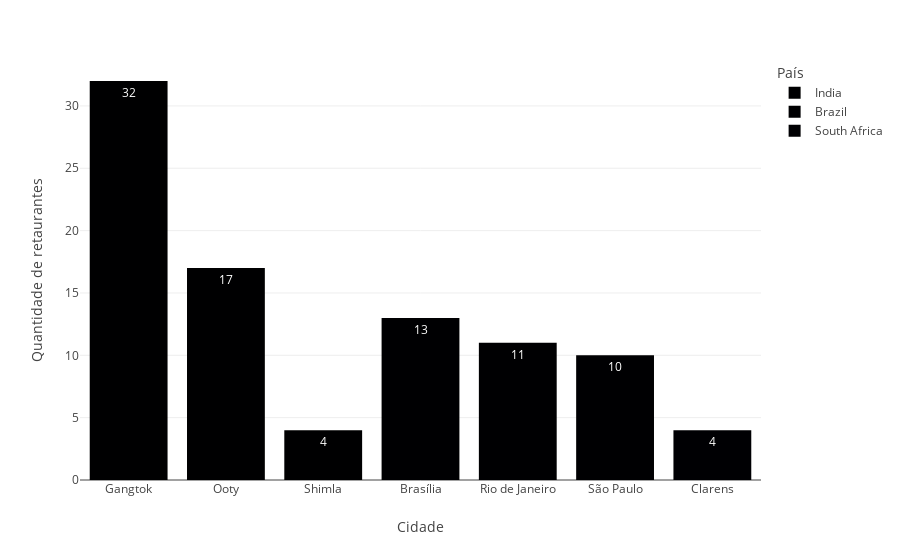

This figure's notebook cell:
### Code cell
# Top 7 cidades com mais restaurantes com média de avaliação abaixo de 2.5

#colunas e filtros
colunas = ['Restaurant ID', 'City', 'Country Code']
filtro = (df1['Aggregate rating'] < 2.5) & (df1['Votes'] > 0)
#agrupando
df_aux = df1.loc[filtro, colunas].groupby(['Country Code', 'City']).nunique().reset_index()
#aplicando funções
df_aux['País'] = df_aux['Country Code'].apply(country_name)
#ordenando
df_aux = df_aux.sort_values('Restaurant ID', ascending = False).reset_index(drop=True)
#criando um top
df_aux = df_aux.loc[df_aux.index < 7, :].reset_index(drop=True)
#excluíndo colunas desnecessárias
df_aux = df_aux.drop(['Country Code'], axis = 1)

#renomeando
df_aux = df_aux.rename( columns = { 'City' : 'Cidade', 'Restaurant ID' : 'Quantidade de retaurantes'})
#plotando
px.bar(df_aux, x='Cidade', y='Quantidade de retaurantes', color='País', text='Quantidade de retaurantes')

### Figure 1 — Plotly figure (JSON) as saved in the notebook; plotly's stock layout.template omitted (floating-point values rounded to 4 significant figures)
{"data": [{"alignmentgroup": "True", "hovertemplate": "País=India<br>Cidade=%{x}<br>Quantidade de retaurantes=%{text}<extra></extra>", "legendgroup": "India", "marker": {"color": "#000001", "pattern": {"shape": ""}}, "name": "India", "offsetgroup": "India", "orientation": "v", "showlegend": true, "text": [32, 17, 4], "textposition": "auto", "type": "bar", "x": ["Gangtok", "Ooty", "Shimla"], "xaxis": "x", "y": [32, 17, 4], "yaxis": "y"}, {"alignmentgroup": "True", "hovertemplate": "País=Brazil<br>Cidade=%{x}<br>Quantidade de retaurantes=%{text}<extra></extra>", "legendgroup": "Brazil", "marker": {"color": "#000002", "pattern": {"shape": ""}}, "name": "Brazil", "offsetgroup": "Brazil", "orientation": "v", "showlegend": true, "text": [13, 11, 10], "textposition": "auto", "type": "bar", "x": ["Brasília", "Rio de Janeiro", "São Paulo"], "xaxis": "x", "y": [13, 11, 10], "yaxis": "y"}, {"alignmentgroup": "True", "hovertemplate": "País=South Africa<br>Cidade=%{x}<br>Quantidade de retaurantes=%{text}<extra></extra>", "legendgroup": "South Africa", "marker": {"color": "#000003", "pattern": {"shape": ""}}, "name": "South Africa", "offsetgroup": "South Africa", "orientation": "v", "showlegend": true, "text": [4], "textposition": "auto", "type": "bar", "x": ["Clarens"], "xaxis": "x", "y": [4], "yaxis": "y"}], "layout": {"autosize": true, "barmode": "relative", "legend": {"title": {"text": "País"}, "tracegroupgap": 0}, "margin": {"t": 60}, "xaxis": {"anchor": "y", "autorange": true, "domain": [0, 1], "range": [-0.5, 6.5], "title": {"text": "Cidade"}, "type": "category"}, "yaxis": {"anchor": "x", "autorange": true, "domain": [0, 1], "range": [0, 33.68], "title": {"text": "Quantidade de retaurantes"}, "type": "linear"}}}
